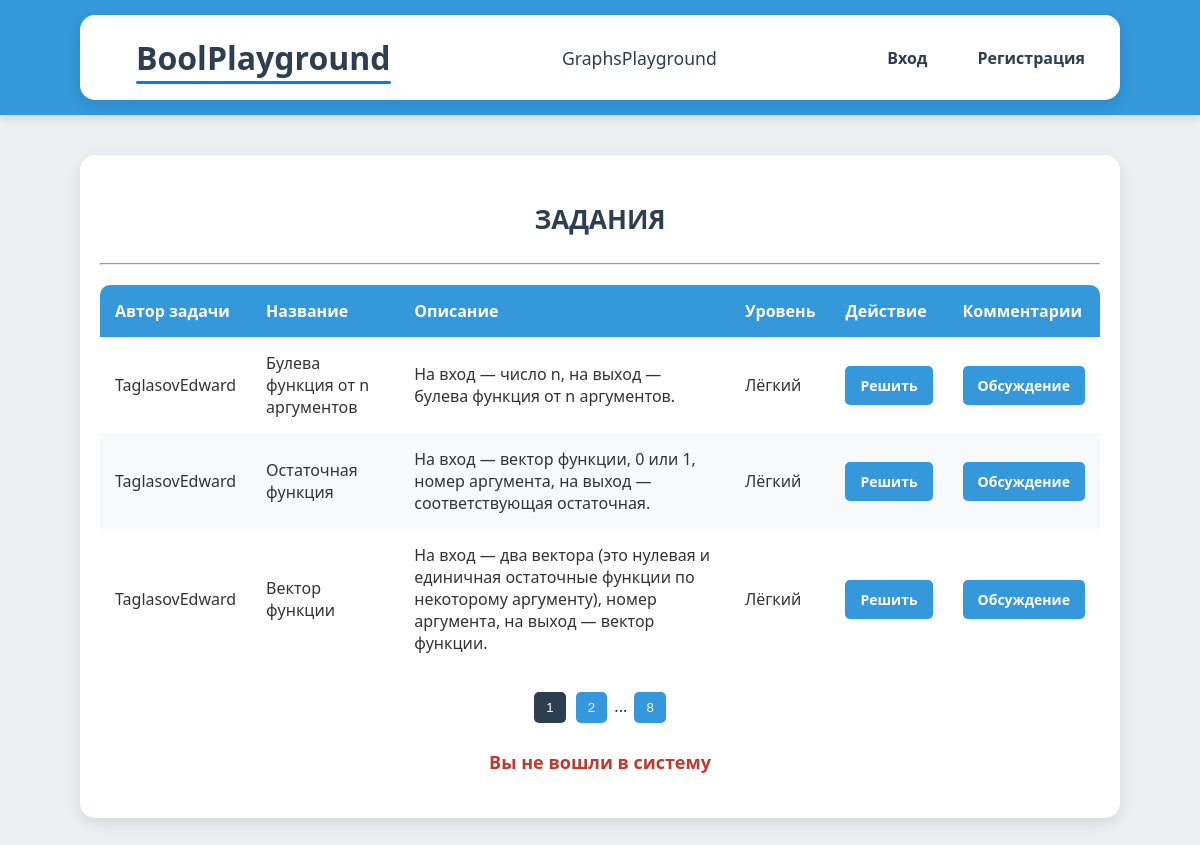
The page / on the database its author committed.
### main/models.py (models this page shows, shortened)
class Task(models.Model):
    author = models.ForeignKey(Teacher,on_delete=models.CASCADE)
    title = models.CharField(max_length=255)
    description = models.TextField(unique=True,null = False,)
    level = models.CharField(choices= Difficult_choices,default='Лёгкий',max_length=8)
    type = models.CharField(choices = Type_choices, default = 'Булевы Функции',max_length=20, db_index=True)
    def get_absolute_url(self):
        return  '/' + str(self.id)
    class Meta:
        ordering = ['pk']

class Teacher(models.Model):
    user = models.OneToOneField(User,on_delete=models.CASCADE)

### main/views.py (the view)
# urls.py: path('', TaskList.as_view(),name = 'task_list'),
class TaskList(ListView):
    model = Task
    template_name = 'task_list.html'
    context_object_name = 'Tasks'
    def get_context_data(self, **kwargs):
        context = super().get_context_data(**kwargs)
        get_request = self.request.GET
        context['date'] = datetime.utcnow()
        return context
    paginate_by = 3

### main/context_processors.py (called while the page is built)
def flatpages_processors(request):
    step = TaskList.paginate_by
    context = {
        'user': request.user,
        'graphs_begin': Task.objects.filter(type="Булевы Функции").count() // step + 1
    }
    return context

### templates/task_list.html (shortened to what this page needs)
{% include 'flatpages/default.html' %}
<!DOCTYPE html>
<html lang="en">
<head>
    {% load static %}
    <link href="{% static 'css/task_list.css' %}" rel="stylesheet" />
</head>
<body>
    <div class="container">
        <h3>ЗАДАНИЯ</h3>
        <hr>
        {% if Tasks %}
        <table>
            <thead>
                <tr>
                    <th>Автор задачи</th>
                    <th>Название</th>
                    <th>Описание</th>
                    <th>Уровень</th>
                    <th>Действие</th>
                        <th>Комментарии</th>
                </tr>
            </thead>
            <tbody>
                {% for task in Tasks %}
                <tr>
                    <td>{{ task.author.user.username }}</td>
                    <td>{{ task.title }}</td>
                    <td>{{ task.description }}</td>
                    <td>{{ task.level }}</td>
                    <td>
                        <a class="button" href="{{ task.get_absolute_url }}">Решить</a>
                    </td>
                    <td>
                        <a class="button" href="{% url 'comment_list' pk=task.pk %}">Обсуждение</a>
                    </td>
                </tr>
                {% endfor %}
            </tbody>
        </table>
        {% else %}
        <h2 style="text-align: center; color: #c0392b;">Заданий нет!</h2>
        {% endif %}
        <div class="pagination">
            <button class="current-page">{{ page_obj.number }}</button>
            {% if page_obj.has_next %}
            <a href="?page={{ page_obj.next_page_number }}"><button>{{ page_obj.next_page_number }}</button></a>
            {% if paginator.num_pages != page_obj.next_page_number %}
            ...
            <a href="?page={{ page_obj.paginator.num_pages }}"><button>{{ page_obj.paginator.num_pages }}</button></a>
            {% endif %}
            {% endif %}
        </div>
        <div class="user-info">
            {% if user.is_authenticated %}
            {% if user.is_superuser %}
            <h3>Администратор сервера {{ user.username }}</h3>
            {% else %}
            <h3>Пользователь {{ user.username }}</h3>
            {% endif %}
            {% else %}
            <h4 style="color: #c0392b;">Вы не вошли в систему</h4>
            {% endif %}
        </div>
    </div>
</body>
</html>

### static/css/navbar.css (style rules this page uses)
body { font-family: 'Segoe UI', Tahoma, Geneva, Verdana, sans-serif; background-color: #ecf0f3; color: #333; margin: 0; padding: 0; }
.container { max-width: 1000px; margin: 40px auto; padding: 20px; background: #ffffff; border-radius: 15px; box-shadow: 0 5px 15px rgba(0, 0, 0, 0.1); }
h3 { text-align: center; color: #2c3e50; font-size: 26px; }
table { width: 100%; border-collapse: collapse; margin-top: 20px; border-radius: 10px; overflow: hidden; }
th, td { padding: 15px; text-align: left; }
th { background-color: #3498db; color: white; }
tr:nth-child(even) { background-color: #f8f9fa; }
a { color: #3498db; text-decoration: none; font-weight: bold; }
.button { display: inline-block; background-color: #3498db; color: white; border: none; padding: 10px 15px; text-align: center; border-radius: 5px; font-size: 14px; cursor: pointer; transition: background 0.3s; }
.pagination { text-align: center; margin-top: 20px; }
.pagination button { background-color: #3498db; border: none; padding: 8px 12px; border-radius: 5px; color: white; margin: 3px; cursor: pointer; }
.pagination .current-page { background-color: #2c3e50; }
.user-info { text-align: center; margin-top: 20px; font-size: 18px; font-weight: bold; color: #555; }

### static/css/task_list.css (style rules this page uses)
body { font-family: 'Segoe UI', Tahoma, Geneva, Verdana, sans-serif; background-color: #ecf0f3; color: #333; margin: 0; padding: 0; }
.container { max-width: 1000px; margin: 40px auto; padding: 20px; background: #ffffff; border-radius: 15px; box-shadow: 0 5px 15px rgba(0, 0, 0, 0.1); }
h3 { text-align: center; color: #2c3e50; font-size: 26px; }
table { width: 100%; border-collapse: collapse; margin-top: 20px; border-radius: 10px; overflow: hidden; }
th, td { padding: 15px; text-align: left; }
th { background-color: #3498db; color: white; }
tr:nth-child(even) { background-color: #f8f9fa; }
a { color: #3498db; text-decoration: none; font-weight: bold; }
.button { display: inline-block; background-color: #3498db; color: white; border: none; padding: 10px 15px; text-align: center; border-radius: 5px; font-size: 14px; cursor: pointer; transition: background 0.3s; }
.pagination { text-align: center; margin-top: 20px; }
.pagination button { background-color: #3498db; border: none; padding: 8px 12px; border-radius: 5px; color: white; margin: 3px; cursor: pointer; }
.pagination .current-page { background-color: #2c3e50; }
.user-info { text-align: center; margin-top: 20px; font-size: 18px; font-weight: bold; color: #555; }

### rows shown on the page
Task: author.user.username "TaglasovEdward", title "Булева функция от n аргументов", description "На вход — число n, на выход — булева функция от n аргументов.", level "Лёгкий"
Task: author.user.username "TaglasovEdward", title "Остаточная функция", description "На вход — вектор функции, 0 или 1, номер аргумента, на выход — соответствующая остаточная.", level "Лёгкий"
Task: author.user.username "TaglasovEdward", title "Вектор функции", description "На вход — два вектора (это нулевая и единичная остаточные функции по некоторому аргументу), номер аргумента, на выход — вектор функции.", level "Лёгкий"

### other values the page prints
{{ page_obj.number }} "1"
{{ page_obj.next_page_number }} "2"
{{ page_obj.paginator.num_pages }} "8"
